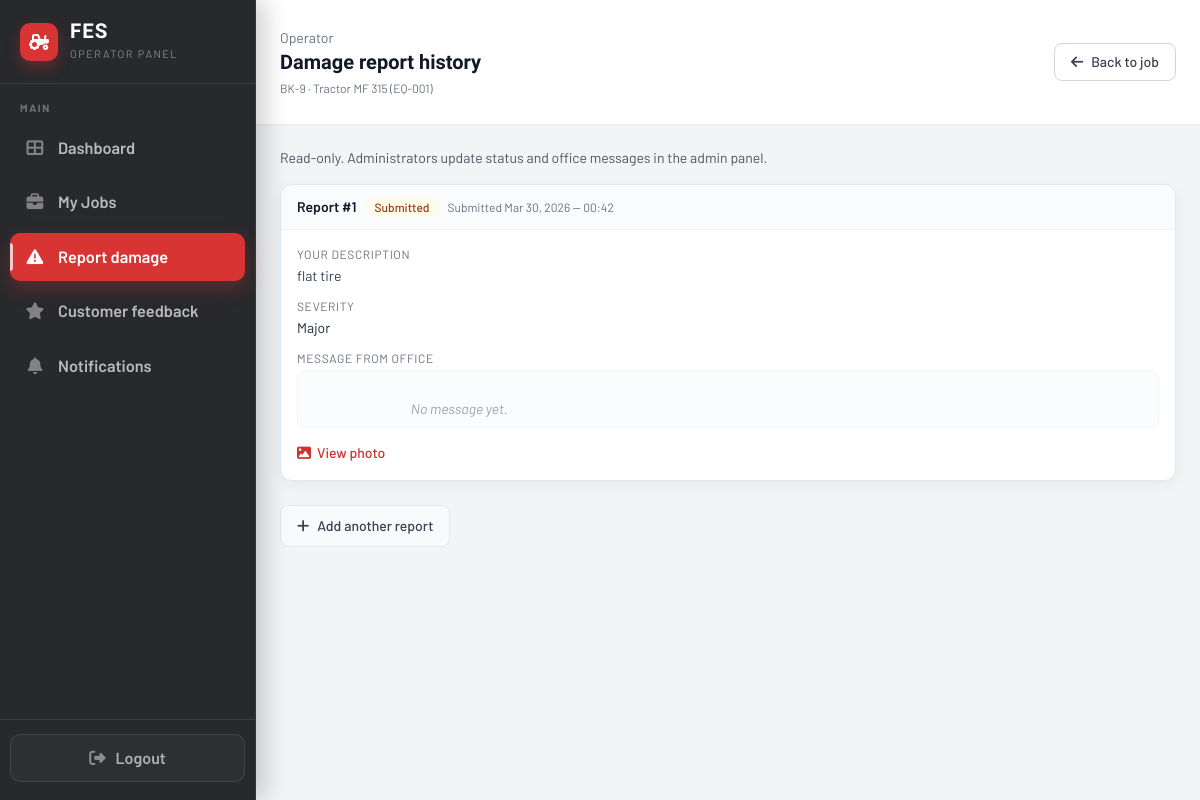
The app's page /pages/operator/job_damage_status.php?id=9 (signed in), older data.
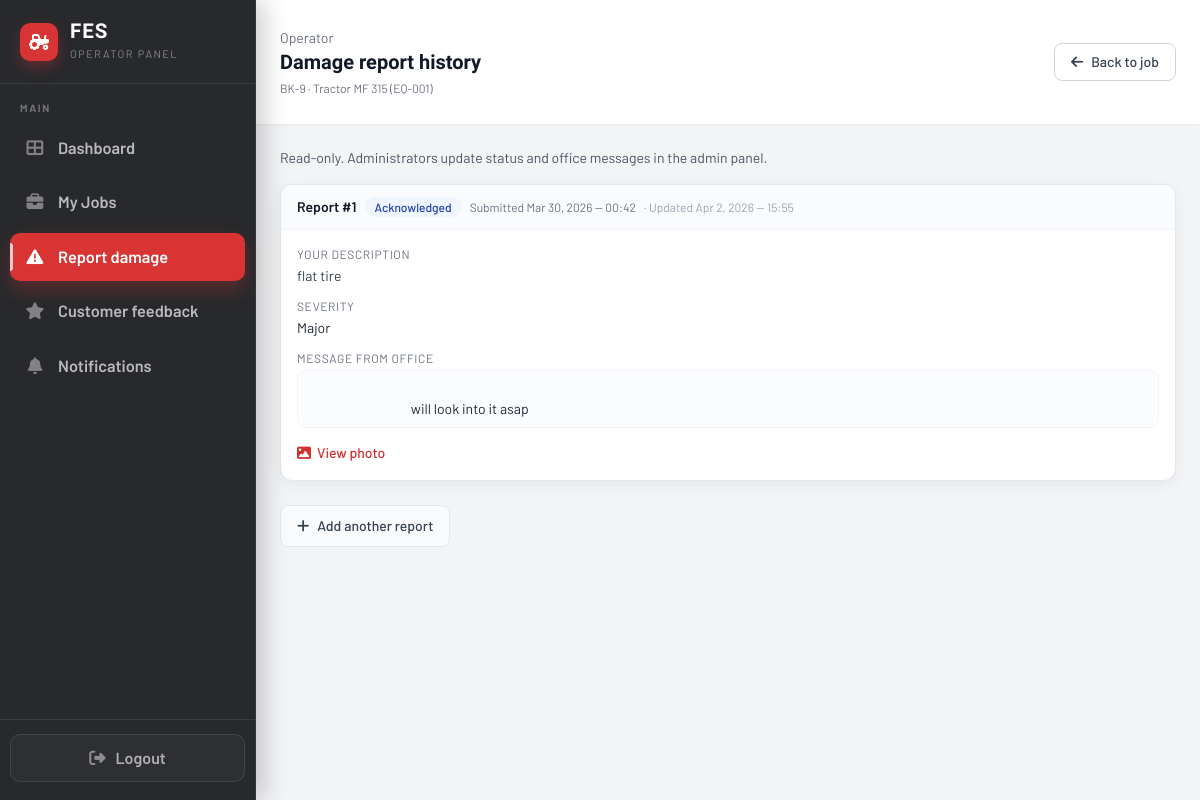
The same page, newer data.
### tables this page shows
CREATE TABLE IF NOT EXISTS `damage_reports` (
  `damage_report_id` int UNSIGNED NOT NULL AUTO_INCREMENT,
  `booking_id` int NOT NULL,
  `operator_id` int NOT NULL,
  `equipment_id` varchar(50) NOT NULL,
  `description` text NOT NULL,
  `severity` enum('minor','major','critical') NOT NULL,
  `photo_path` varchar(500) DEFAULT NULL,
  `status` enum('submitted','acknowledged','closed') NOT NULL DEFAULT 'submitted',
  `admin_notes` text,
  `created_at` timestamp NOT NULL DEFAULT CURRENT_TIMESTAMP,
  `updated_at` timestamp NULL DEFAULT NULL ON UPDATE CURRENT_TIMESTAMP,
  PRIMARY KEY (`damage_report_id`),
  KEY `idx_damage_booking` (`booking_id`),
  KEY `idx_damage_operator` (`operator_id`)
);

### includes/fes_date.php (called while the page is built, shortened)
<?php
function fes_format_date_safe($value, string $format, string $fallback = '—'): string
{
    if ($value === null) {
        return $fallback;
    }
    $raw = trim((string)$value);
    $ts = strtotime($raw);
    return date($format, $ts);
}

### Pages/operator/job_damage_status.php (the view, shortened to what the changed rows need)
<?php
require_once __DIR__ . '/../../includes/fes_date.php';
$operatorId = (int)($_SESSION['user_id'] ?? 0);
$bookingId = isset($_GET['id']) ? (int)$_GET['id'] : 0;
$booking = null;
$reports = [];
function fes_operator_dr_report_status_badge_class(string $status): string
{
    switch ($status) {
        case 'submitted':
            return 'bg-amber-50 text-amber-800';
        case 'acknowledged':
            return 'bg-blue-50 text-blue-800';
    }
}
try {
    $conn = getDBConnection();
    if ($bookingId > 0) {
        $bid = (int)$bookingId;
        $oid = (int)$operatorId;
        $sql = "SELECT b.booking_id, b.equipment_id, b.status,
                       e.equipment_name
                FROM bookings b
                LEFT JOIN equipment e ON e.equipment_id COLLATE utf8mb4_unicode_ci = b.equipment_id COLLATE utf8mb4_unicode_ci
                WHERE b.booking_id = {$bid} AND b.operator_id = {$oid}";
        $res = $conn->query($sql);
        if ($res && ($row = $res->fetch_assoc())) {
            $booking = $row;
        }
        if ($booking) {
            $dsql = 'SELECT damage_report_id, description, severity, status, admin_notes, created_at, updated_at, photo_path
                     FROM damage_reports
                     WHERE booking_id = ? AND operator_id = ?
                     ORDER BY created_at DESC';
            if ($dst = $conn->prepare($dsql)) {
                $dst->bind_param('ii', $bid, $oid);
                $dst->execute();
                $drRes = $dst->get_result();
                if ($drRes) {
                    while ($drRow = $drRes->fetch_assoc()) {
                        $reports[] = $drRow;
                    }
                }
            }
        }
    }
} catch (Throwable $e) {
    error_log('Operator job_damage_status load: ' . $e->getMessage());
}
?>
<!DOCTYPE html>
<html lang="en">
<head>
    <link rel="stylesheet" href="https://cdnjs.cloudflare.com/ajax/libs/font-awesome/6.4.0/css/all.min.css">
    <script src="https://cdn.tailwindcss.com"></script>
</head>
<body class="bg-gray-100">
<div class="min-h-screen w-full">
    <div class="min-h-screen" id="main-content">
        <header class="bg-white px-6 py-7 flex items-center justify-between shadow-sm">
            <div class="flex items-center gap-3">
                <div>
                    <h1 class="text-xl font-semibold text-gray-900">Damage report history</h1>
                </div>
            </div>
        </header>
        <main class="flex-1 overflow-y-auto p-6">
            <?php if (!$booking): ?>
                <div class="bg-white rounded-xl shadow-card p-6 text-center text-gray-600">
                    This booking was not found or is not assigned to you.
                    <div class="mt-4">
                        <a href="jobs.php" class="text-fes-red font-medium text-sm hover:underline">Go to My Jobs</a>
                    </div>
                </div>
            <?php else: ?>
                <ul class="space-y-4">
                    <?php foreach ($reports as $dr):
                        $drSt = (string)($dr['status'] ?? '');
                        $drBadge = fes_operator_dr_report_status_badge_class($drSt);
                        $submitted = fes_format_date_safe($dr['created_at'] ?? null, 'M j, Y — H:i', '—');
                        $updated = fes_format_date_safe($dr['updated_at'] ?? null, 'M j, Y — H:i', '');
                        $notes = trim((string)($dr['admin_notes'] ?? ''));
                        ?>
                        <li class="bg-white rounded-xl shadow-card border border-slate-200 overflow-hidden">
                            <div class="px-4 py-3 border-b border-slate-100 bg-slate-50/80 flex flex-wrap items-center gap-2">
                                <span class="text-sm font-semibold text-gray-900">Report #<?php echo (int)$dr['damage_report_id']; ?></span>
                                <span class="inline-flex px-2.5 py-0.5 rounded-full text-xs font-medium <?php echo $drBadge; ?>">
                                    <?php echo htmlspecialchars(ucfirst($drSt)); ?>
                                </span>
                                <span class="text-xs text-gray-500">
                                    Submitted <?php echo htmlspecialchars($submitted); ?>
                                </span>
                                <?php if ($updated !== '' && $updated !== $submitted): ?>
                                    <span class="text-xs text-gray-400">· Updated <?php echo htmlspecialchars($updated); ?></span>
                                <?php endif; ?>
                            </div>
                            <div class="px-4 py-4">
                                <div class="text-xs text-gray-500 uppercase tracking-wider mb-1">Your description</div>
                                <p class="text-sm text-gray-700 whitespace-pre-wrap mb-3"><?php echo htmlspecialchars((string)($dr['description'] ?? '')); ?></p>
                                <div class="text-xs text-gray-500 uppercase tracking-wider mb-1">Severity</div>
                                <div class="text-sm text-gray-800 mb-3"><?php echo htmlspecialchars(ucfirst((string)($dr['severity'] ?? ''))); ?></div>
                                <div class="text-xs text-gray-500 uppercase tracking-wider mb-1">Message from office</div>
                                <div class="text-sm text-gray-800 rounded-lg border border-slate-100 bg-slate-50/50 px-3 py-2 whitespace-pre-wrap">
                                    <?php echo $notes !== '' ? htmlspecialchars($notes) : '<span class="text-gray-400 italic">No message yet.</span>'; ?>
                                </div>
                                <?php if (!empty($dr['photo_path'])): ?>
                                    <div class="mt-3">
                                        <a href="../../<?php echo htmlspecialchars((string)$dr['photo_path']); ?>" target="_blank" rel="noopener" class="inline-flex items-center gap-1.5 text-sm font-medium text-fes-red hover:underline">
                                            <i class="fas fa-image"></i> View photo
                                        </a>
                                    </div>
                                <?php endif; ?>
                            </div>
                        </li>
                    <?php endforeach; ?>
                </ul>
            <?php endif; ?>
        </main>
    </div>
</div>
</body>
</html>

Row changes from the older to the newer data that the page shows:
changed damage_reports "flat tire": status "Submitted" → "Acknowledged"; updated_at (not shown) → "Apr 2, 2026 — 15:55"; admin_notes (not shown) → "will look into it asap"; no longer shows "No message yet."
